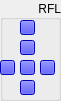
  <widget class="QGroupBox" name="groupBox_2">
   <property name="geometry">
    <rect>
     <x>360</x>
     <y>400</y>
     <width>61</width>
     <height>101</height>
    </rect>
   </property>
   <property name="title">
    <string>RFL</string>
   </property>
   <property name="alignment">
    <set>Qt::AlignRight|Qt::AlignTrailing|Qt::AlignVCenter</set>
   </property>
   <widget class="QPushButton" name="LRF01">
    <property name="geometry">
     <rect>
      <x>40</x>
      <y>60</y>
      <width>15</width>
      <height>15</height>
     </rect>
    </property>
    <property name="minimumSize">
     <size>
      <width>15</width>
      <height>15</height>
     </size>
    </property>
    <property name="styleSheet">
     <string notr="true">QPushButton{
background-color: rgb(0, 0,255);
	color: rgb(0, 0, 0);
}


QPushButton:hover:!pressed
{
color: rgb(255, 255,255);
}

</string>
    </property>
    <property name="text">
     <string/>
    </property>
    <property name="iconSize">
     <size>
      <width>19</width>
      <height>16</height>
     </size>
    </property>
   </widget>
   <widget class="QPushButton" name="LRF03">
    <property name="geometry">
     <rect>
      <x>20</x>
      <y>20</y>
      <width>15</width>
      <height>15</height>
     </rect>
    </property>
    <property name="minimumSize">
     <size>
      <width>15</width>
      <height>15</height>
     </size>
    </property>
    <property name="styleSheet">
     <string notr="true">QPushButton{
background-color: rgb(0, 0,255);
	color: rgb(0, 0, 0);
}


QPushButton:hover:!pressed
{
color: rgb(255, 255,255);
}

</string>
    </property>
    <property name="text">
     <string/>
    </property>
    <property name="iconSize">
     <size>
      <width>19</width>
      <height>16</height>
     </size>
    </property>
   </widget>
   <widget class="QPushButton" name="LRF06">
    <property name="geometry">
     <rect>
      <x>20</x>
      <y>80</y>
      <width>15</width>
      <height>15</height>
     </rect>
    </property>
    <property name="minimumSize">
     <size>
      <width>15</width>
      <height>15</height>
     </size>
    </property>
    <property name="styleSheet">
     <string notr="true">QPushButton{
background-color: rgb(0, 0,255);
	color: rgb(0, 0, 0);
}


QPushButton:hover:!pressed
{
color: rgb(255, 255,255);
}

</string>
    </property>
    <property name="text">
     <string/>
    </property>
    <property name="iconSize">
     <size>
      <width>19</width>
      <height>16</height>
     </size>
    </property>
   </widget>
   <widget class="QPushButton" name="LRF04">
    <property name="geometry">
     <rect>
      <x>20</x>
      <y>40</y>
      <width>15</width>
      <height>15</height>
     </rect>
    </property>
    <property name="minimumSize">
     <size>
      <width>15</width>
      <height>15</height>
     </size>
    </property>
    <property name="styleSheet">
     <string notr="true">QPushButton{
background-color: rgb(0, 0,255);
	color: rgb(0, 0, 0);
}

</string>
    </property>
    <property name="text">
     <string/>
    </property>
    <property name="iconSize">
     <size>
      <width>19</width>
      <height>16</height>
     </size>
    </property>
   </widget>
   <widget class="QPushButton" name="LRF02">
    <property name="geometry">
     <rect>
      <x>0</x>
      <y>60</y>
      <width>15</width>
      <height>15</height>
     </rect>
    </property>
    <property name="minimumSize">
     <size>
      <width>15</width>
      <height>15</height>
     </size>
    </property>
    <property name="styleSheet">
     <string notr="true">QPushButton{
background-color: rgb(0, 0,255);
	color: rgb(0, 0, 0);
}


QPushButton:hover:!pressed
{
color: rgb(255, 255,255);
}

</string>
    </property>
    <property name="text">
     <string/>
    </property>
    <property name="iconSize">
     <size>
      <width>19</width>
      <height>16</height>
     </size>
    </property>
   </widget>
   <widget class="QPushButton" name="LRF05">
    <property name="geometry">
     <rect>
      <x>20</x>
      <y>60</y>
      <width>15</width>
      <height>15</height>
     </rect>
    </property>
    <property name="minimumSize">
     <size>
      <width>15</width>
      <height>15</height>
     </size>
    </property>
    <property name="styleSheet">
     <string notr="true">QPushButton{
background-color: rgb(0, 0,255);
	color: rgb(0, 0, 0);
}


QPushButton:hover:!pressed
{
color: rgb(255, 255,255);
}

</string>
    </property>
    <property name="text">
     <string/>
    </property>
    <property name="iconSize">
     <size>
      <width>19</width>
      <height>16</height>
     </size>
    </property>
   </widget>
  </widget>
